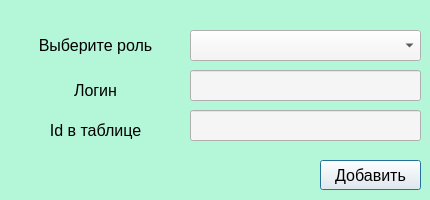
<?xml version="1.0" encoding="UTF-8"?>
<ui version="4.0">
 <class>Dialog</class>
 <widget class="QDialog" name="Dialog">
  <property name="geometry">
   <rect>
    <x>0</x>
    <y>0</y>
    <width>430</width>
    <height>200</height>
   </rect>
  </property>
  <property name="font">
   <font>
    <family>Calibri</family>
    <pointsize>18</pointsize>
   </font>
  </property>
  <property name="windowTitle">
   <string>Dialog</string>
  </property>
  <property name="styleSheet">
   <string notr="true">background-color: rgb(180, 246, 216)</string>
  </property>
  <widget class="QLineEdit" name="log">
   <property name="geometry">
    <rect>
     <x>190</x>
     <y>70</y>
     <width>231</width>
     <height>31</height>
    </rect>
   </property>
   <property name="font">
    <font>
     <pointsize>-1</pointsize>
     <weight>50</weight>
     <italic>false</italic>
     <bold>false</bold>
    </font>
   </property>
   <property name="styleSheet">
    <string notr="true">font-size: 16px;
font: &quot;Yu Gothic UI Semibold&quot;;
background-color: rgb(245, 245, 245)</string>
   </property>
   <property name="text">
    <string/>
   </property>
  </widget>
  <widget class="QLabel" name="label_3">
   <property name="geometry">
    <rect>
     <x>10</x>
     <y>80</y>
     <width>171</width>
     <height>20</height>
    </rect>
   </property>
   <property name="font">
    <font>
     <pointsize>-1</pointsize>
     <weight>50</weight>
     <italic>false</italic>
     <bold>false</bold>
    </font>
   </property>
   <property name="styleSheet">
    <string notr="true">color: rgb(0, 0, 0);
font-size: 16px;
font: &quot;Arial Black&quot;;</string>
   </property>
   <property name="text">
    <string>Логин</string>
   </property>
   <property name="alignment">
    <set>Qt::AlignCenter</set>
   </property>
  </widget>
  <widget class="QLineEdit" name="dep">
   <property name="geometry">
    <rect>
     <x>190</x>
     <y>110</y>
     <width>231</width>
     <height>31</height>
    </rect>
   </property>
   <property name="font">
    <font>
     <pointsize>-1</pointsize>
     <weight>50</weight>
     <italic>false</italic>
     <bold>false</bold>
    </font>
   </property>
   <property name="styleSheet">
    <string notr="true">font-size: 16px;
font: &quot;Yu Gothic UI Semibold&quot;;
background-color: rgb(245, 245, 245)</string>
   </property>
   <property name="text">
    <string/>
   </property>
  </widget>
  <widget class="QLabel" name="label_6">
   <property name="geometry">
    <rect>
     <x>10</x>
     <y>120</y>
     <width>171</width>
     <height>20</height>
    </rect>
   </property>
   <property name="font">
    <font>
     <pointsize>-1</pointsize>
     <weight>50</weight>
     <italic>false</italic>
     <bold>false</bold>
    </font>
   </property>
   <property name="styleSheet">
    <string notr="true">color: rgb(0, 0, 0);
font-size: 16px;
font: &quot;Arial Black&quot;;</string>
   </property>
   <property name="text">
    <string>Id в таблице</string>
   </property>
   <property name="alignment">
    <set>Qt::AlignCenter</set>
   </property>
  </widget>
  <widget class="QPushButton" name="add_button">
   <property name="geometry">
    <rect>
     <x>320</x>
     <y>160</y>
     <width>101</width>
     <height>30</height>
    </rect>
   </property>
   <property name="font">
    <font>
     <pointsize>-1</pointsize>
     <weight>50</weight>
     <italic>false</italic>
     <bold>false</bold>
    </font>
   </property>
   <property name="styleSheet">
    <string notr="true">font-size: 16px;
font: &quot;Yu Gothic UI Semibold&quot;;
background-color: rgb(245, 245, 245)</string>
   </property>
   <property name="text">
    <string>Добавить</string>
   </property>
  </widget>
  <widget class="QLabel" name="error">
   <property name="geometry">
    <rect>
     <x>10</x>
     <y>160</y>
     <width>301</width>
     <height>31</height>
    </rect>
   </property>
   <property name="font">
    <font>
     <family>Franklin Gothic Demi</family>
     <pointsize>16</pointsize>
     <weight>50</weight>
     <italic>false</italic>
     <bold>false</bold>
    </font>
   </property>
   <property name="styleSheet">
    <string notr="true">color: red;
font-size: 16px;
font: 16pt &quot;Franklin Gothic Demi&quot;;</string>
   </property>
   <property name="text">
    <string/>
   </property>
   <property name="alignment">
    <set>Qt::AlignCenter</set>
   </property>
  </widget>
  <widget class="QComboBox" name="table">
   <property name="geometry">
    <rect>
     <x>190</x>
     <y>30</y>
     <width>231</width>
     <height>31</height>
    </rect>
   </property>
   <property name="font">
    <font>
     <pointsize>-1</pointsize>
     <weight>50</weight>
     <italic>false</italic>
     <bold>false</bold>
    </font>
   </property>
   <property name="styleSheet">
    <string notr="true">font-size: 16px;
font: &quot;Yu Gothic UI Semibold&quot;;
background-color: rgb(245, 245, 245)</string>
   </property>
  </widget>
  <widget class="QLabel" name="label_5">
   <property name="geometry">
    <rect>
     <x>10</x>
     <y>30</y>
     <width>171</width>
     <height>31</height>
    </rect>
   </property>
   <property name="font">
    <font>
     <pointsize>-1</pointsize>
     <weight>50</weight>
     <italic>false</italic>
     <bold>false</bold>
    </font>
   </property>
   <property name="styleSheet">
    <string notr="true">color: rgb(0, 0, 0);
font-size: 16px;
font: &quot;Arial Black&quot;;</string>
   </property>
   <property name="text">
    <string>Выберите роль</string>
   </property>
   <property name="alignment">
    <set>Qt::AlignCenter</set>
   </property>
  </widget>
 </widget>
 <resources/>
 <connections/>
</ui>
